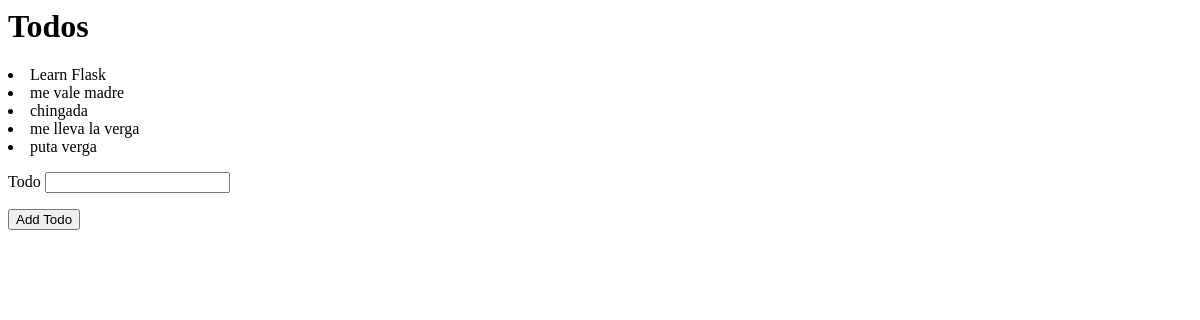
Before: / with the older database file.
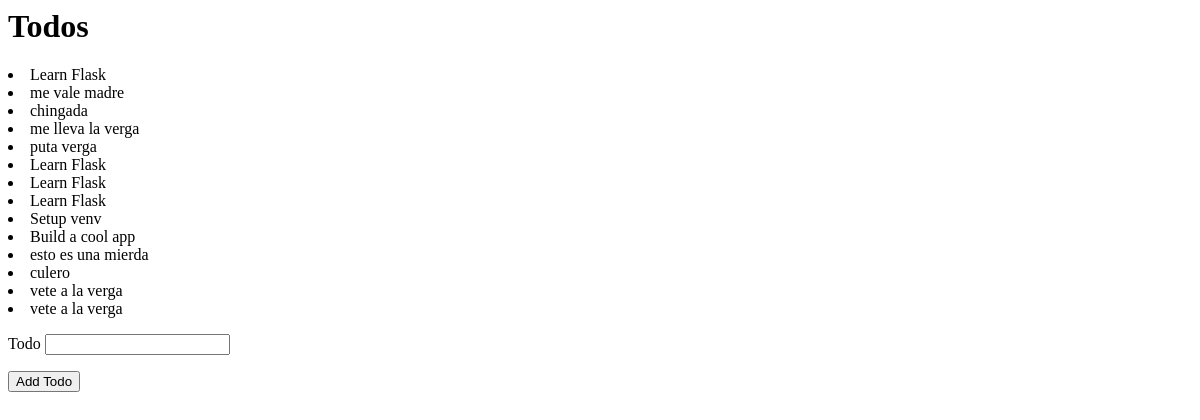
After: the same page with the newer database file.
### app.py (models this page shows)
class Todo(db.Model):
    id = db.Column(db.Integer, primary_key = True)
    todo_text = db.Column(db.String(100), index = True)

### app.py (the view)
@app.route('/', methods=["GET", "POST"])
def index():
    if 'todo' in request.form:
        db.session.add(Todo(todo_text=request.form['todo']))
        db.session.commit()
    return render_template('index.html', todos=Todo.query.all(), template_form=TodoForm())

### app.py
class TodoForm(FlaskForm):
    todo = StringField("Todo")
    submit = SubmitField("Add Todo")

### templates/index.html (shortened to what this page needs)
<html lang="en">
<head>
</head>
<body>
   <h1>Todos</h1>
   {% for todo in todos %}
      <li>{{ todo.todo_text }}</li>
   {% endfor %}
   <form method="POST">
    <p>
        {{ template_form.todo.label }}
        {{ template_form.todo() }}
    </p>{{ template_form.submit() }}
   </form>
</body>
</html>

Changed rows visible on the page:
added Todo: todo_text "Learn Flask"
added Todo: todo_text "Learn Flask"
added Todo: todo_text "Learn Flask"
added Todo: todo_text "Setup venv"
added Todo: todo_text "Build a cool app"
added Todo: todo_text "esto es una mierda"
added Todo: todo_text "culero"
added Todo: todo_text "vete a la verga"
added Todo: todo_text "vete a la verga"
